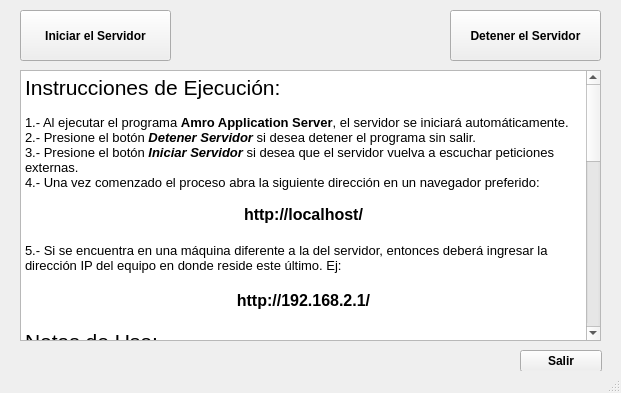
<?xml version="1.0" encoding="UTF-8"?>
<ui version="4.0">
 <class>MainWindow</class>
 <widget class="QMainWindow" name="MainWindow">
  <property name="geometry">
   <rect>
    <x>0</x>
    <y>0</y>
    <width>621</width>
    <height>393</height>
   </rect>
  </property>
  <property name="sizePolicy">
   <sizepolicy hsizetype="Fixed" vsizetype="Fixed">
    <horstretch>0</horstretch>
    <verstretch>0</verstretch>
   </sizepolicy>
  </property>
  <property name="windowTitle">
   <string>Amro Application Server</string>
  </property>
  <widget class="QWidget" name="centralwidget">
   <widget class="QTextEdit" name="statusEdit">
    <property name="geometry">
     <rect>
      <x>20</x>
      <y>70</y>
      <width>581</width>
      <height>271</height>
     </rect>
    </property>
    <property name="readOnly">
     <bool>true</bool>
    </property>
    <property name="html">
     <string>&lt;!DOCTYPE HTML PUBLIC &quot;-//W3C//DTD HTML 4.0//EN&quot; &quot;http://www.w3.org/TR/REC-html40/strict.dtd&quot;&gt;
&lt;html&gt;&lt;head&gt;&lt;meta name=&quot;qrichtext&quot; content=&quot;1&quot; /&gt;&lt;style type=&quot;text/css&quot;&gt;
p, li { white-space: pre-wrap; }
&lt;/style&gt;&lt;/head&gt;&lt;body style=&quot; font-family:'Droid Sans'; font-size:8pt; font-weight:400; font-style:normal;&quot;&gt;
&lt;table border=&quot;0&quot; style=&quot;-qt-table-type: root; margin-top:4px; margin-bottom:4px; margin-left:4px; margin-right:4px;&quot;&gt;
&lt;tr&gt;
&lt;td style=&quot;border: none;&quot;&gt;
&lt;p style=&quot; margin-top:0px; margin-bottom:0px; margin-left:0px; margin-right:0px; -qt-block-indent:0; text-indent:0px;&quot;&gt;&lt;span style=&quot; font-size:16pt;&quot;&gt;Instrucciones de Ejecución:&lt;/span&gt;&lt;/p&gt;
&lt;p style=&quot;-qt-paragraph-type:empty; margin-top:0px; margin-bottom:0px; margin-left:0px; margin-right:0px; -qt-block-indent:0; text-indent:0px; font-size:10pt;&quot;&gt;&lt;/p&gt;
&lt;p style=&quot; margin-top:0px; margin-bottom:0px; margin-left:0px; margin-right:0px; -qt-block-indent:0; text-indent:0px;&quot;&gt;&lt;span style=&quot; font-size:10pt;&quot;&gt;1.- Al ejecutar el programa &lt;/span&gt;&lt;span style=&quot; font-size:10pt; font-weight:600;&quot;&gt;Amro Appl&lt;/span&gt;&lt;span style=&quot; font-size:10pt; font-weight:600;&quot;&gt;ication Server&lt;/span&gt;&lt;span style=&quot; font-size:10pt;&quot;&gt;, el servidor se iniciará automáticamente.&lt;/span&gt;&lt;/p&gt;
&lt;p style=&quot; margin-top:0px; margin-bottom:0px; margin-left:0px; margin-right:0px; -qt-block-indent:0; text-indent:0px;&quot;&gt;&lt;span style=&quot; font-size:10pt;&quot;&gt;2.- Presione el botón &lt;/span&gt;&lt;span style=&quot; font-size:10pt; font-weight:600; font-style:italic;&quot;&gt;Det&lt;/span&gt;&lt;span style=&quot; font-size:10pt; font-weight:600; font-style:italic;&quot;&gt;ener Serv&lt;/span&gt;&lt;span style=&quot; font-size:10pt; font-weight:600; font-style:italic;&quot;&gt;i&lt;/span&gt;&lt;span style=&quot; font-size:10pt; font-weight:600; font-style:italic;&quot;&gt;dor&lt;/span&gt;&lt;span style=&quot; font-size:10pt;&quot;&gt; si desea detener el programa sin salir.&lt;/span&gt;&lt;/p&gt;
&lt;p style=&quot; margin-top:0px; margin-bottom:0px; margin-left:0px; margin-right:0px; -qt-block-indent:0; text-indent:0px;&quot;&gt;&lt;span style=&quot; font-size:10pt;&quot;&gt;3.- Presione el botón &lt;/span&gt;&lt;span style=&quot; font-size:10pt; font-weight:600; font-style:italic;&quot;&gt;Iniciar &lt;/span&gt;&lt;span style=&quot; font-size:10pt; font-weight:600; font-style:italic;&quot;&gt;Servidor&lt;/span&gt;&lt;span style=&quot; font-size:10pt;&quot;&gt; si desea que el servidor vuelva a escuchar peticiones externas.&lt;/span&gt;&lt;/p&gt;
&lt;p style=&quot; margin-top:0px; margin-bottom:0px; margin-left:0px; margin-right:0px; -qt-block-indent:0; text-indent:0px;&quot;&gt;&lt;span style=&quot; font-size:10pt;&quot;&gt;4.- Una vez comenzado el proceso abra la siguiente dirección en un navegador preferido:&lt;/span&gt;&lt;/p&gt;
&lt;p style=&quot;-qt-paragraph-type:empty; margin-top:0px; margin-bottom:0px; margin-left:0px; margin-right:0px; -qt-block-indent:0; text-indent:0px; font-size:10pt;&quot;&gt;&lt;/p&gt;
&lt;p align=&quot;center&quot; style=&quot; margin-top:0px; margin-bottom:0px; margin-left:0px; margin-right:0px; -qt-block-indent:0; text-indent:0px;&quot;&gt;&lt;span style=&quot; font-size:12pt; font-weight:600;&quot;&gt;http://localhost/&lt;/span&gt;&lt;/p&gt;
&lt;p style=&quot;-qt-paragraph-type:empty; margin-top:0px; margin-bottom:0px; margin-left:0px; margin-right:0px; -qt-block-indent:0; text-indent:0px; font-size:12pt; font-weight:600;&quot;&gt;&lt;/p&gt;
&lt;p style=&quot; margin-top:0px; margin-bottom:0px; margin-left:0px; margin-right:0px; -qt-block-indent:0; text-indent:0px;&quot;&gt;&lt;span style=&quot; font-size:10pt;&quot;&gt;5.- Si se encuentra en una máquina diferente a la del servidor, entonces deberá ingresar la dirección IP del equipo en donde reside este último. Ej:&lt;/span&gt;&lt;/p&gt;
&lt;p align=&quot;center&quot; style=&quot; margin-top:0px; margin-bottom:0px; margin-left:0px; margin-right:0px; -qt-block-indent:0; text-indent:0px;&quot;&gt;&lt;span style=&quot; font-size:12pt; font-weight:600;&quot;&gt;&lt;br /&gt;http://192.168.2.1/&lt;/span&gt;&lt;/p&gt;
&lt;p align=&quot;center&quot; style=&quot;-qt-paragraph-type:empty; margin-top:0px; margin-bottom:0px; margin-left:0px; margin-right:0px; -qt-block-indent:0; text-indent:0px; font-size:12pt; font-weight:600;&quot;&gt;&lt;/p&gt;
&lt;p style=&quot; margin-top:0px; margin-bottom:0px; margin-left:0px; margin-right:0px; -qt-block-indent:0; text-indent:0px;&quot;&gt;&lt;span style=&quot; font-size:16pt;&quot;&gt;Notas de Uso:&lt;/span&gt;&lt;/p&gt;
&lt;p style=&quot; margin-top:0px; margin-bottom:0px; margin-left:0px; margin-right:0px; -qt-block-indent:0; text-indent:0px;&quot;&gt;&lt;span style=&quot; font-size:10pt;&quot;&gt;&lt;br /&gt;1.- Utilizar como navegador por defecto Google Chrome el cual viene incluido en el CD de instalación.&lt;/span&gt;&lt;/p&gt;
&lt;p style=&quot; margin-top:0px; margin-bottom:0px; margin-left:0px; margin-right:0px; -qt-block-indent:0; text-indent:0px;&quot;&gt;&lt;span style=&quot; font-size:10pt;&quot;&gt;2.- Para poder subir archivos al servidor (firmas, CSVs, Tratamientos Térmicos, etc) debe permitir que se ejecute el &amp;quot;popup&amp;quot; cuando sea&lt;/span&gt;&lt;/p&gt;
&lt;p style=&quot; margin-top:0px; margin-bottom:0px; margin-left:0px; margin-right:0px; -qt-block-indent:0; text-indent:0px;&quot;&gt;&lt;span style=&quot; font-size:10pt;&quot;&gt;advertido por su navegador. Le desplegará esta opción en la parte superior de la página.&lt;/span&gt;&lt;/p&gt;
&lt;p style=&quot; margin-top:0px; margin-bottom:0px; margin-left:0px; margin-right:0px; -qt-block-indent:0; text-indent:0px;&quot;&gt;&lt;span style=&quot; font-size:10pt;&quot;&gt;3.- A la hora de subir archivos con &lt;/span&gt;&lt;span style=&quot; font-size:10pt; font-weight:600;&quot;&gt;Ordenes de Compra &lt;/span&gt;&lt;span style=&quot; font-size:10pt;&quot;&gt;debe respetar el siguiente formato de archivo:&lt;/span&gt;&lt;/p&gt;
&lt;p style=&quot; margin-top:0px; margin-bottom:0px; margin-left:0px; margin-right:0px; -qt-block-indent:0; text-indent:0px;&quot;&gt;&lt;span style=&quot; font-size:10pt;&quot;&gt;	&lt;/span&gt;&lt;/p&gt;
&lt;p style=&quot; margin-top:0px; margin-bottom:0px; margin-left:0px; margin-right:0px; -qt-block-indent:0; text-indent:0px;&quot;&gt;&lt;span style=&quot; font-size:10pt;&quot;&gt;    * El archivo debe ser originalmente o transformado a CSV.&lt;/span&gt;&lt;/p&gt;
&lt;p style=&quot; margin-top:0px; margin-bottom:0px; margin-left:0px; margin-right:0px; -qt-block-indent:0; text-indent:0px;&quot;&gt;&lt;span style=&quot; font-size:10pt;&quot;&gt;    * El formato del CSV debe tener como caracter de separación entre columnas el  ; (punto y coma) y no debe tener ningún caracter&lt;/span&gt;&lt;/p&gt;
&lt;p style=&quot; margin-top:0px; margin-bottom:0px; margin-left:0px; margin-right:0px; -qt-block-indent:0; text-indent:0px;&quot;&gt;&lt;span style=&quot; font-size:10pt;&quot;&gt;       para encerrar al valor de cada celda. &lt;/span&gt;&lt;/p&gt;
&lt;p style=&quot; margin-top:0px; margin-bottom:0px; margin-left:0px; margin-right:0px; -qt-block-indent:0; text-indent:0px;&quot;&gt;&lt;span style=&quot; font-size:10pt;&quot;&gt;    * El encabezado (primera fila) del CSV debe contener valores tales que el servidor permita reconocer de qué columna se trata. Para&lt;/span&gt;&lt;/p&gt;
&lt;p style=&quot; margin-top:0px; margin-bottom:0px; margin-left:0px; margin-right:0px; -qt-block-indent:0; text-indent:0px;&quot;&gt;&lt;span style=&quot; font-size:10pt;&quot;&gt;       esto debe contener sí o sí las palabras clave: &lt;/span&gt;&lt;span style=&quot; font-size:10pt; font-weight:600;&quot;&gt;colada&lt;/span&gt;&lt;span style=&quot; font-size:10pt;&quot;&gt;, &lt;/span&gt;&lt;span style=&quot; font-size:10pt; font-weight:600;&quot;&gt;compra&lt;/span&gt;&lt;span style=&quot; font-size:10pt;&quot;&gt;, &lt;/span&gt;&lt;span style=&quot; font-size:10pt; font-weight:600;&quot;&gt;material&lt;/span&gt;&lt;span style=&quot; font-size:10pt;&quot;&gt;,&lt;/span&gt;&lt;span style=&quot; font-size:10pt; font-weight:600;&quot;&gt; cliente&lt;/span&gt;&lt;span style=&quot; font-size:10pt;&quot;&gt; y &lt;/span&gt;&lt;span style=&quot; font-size:10pt; font-weight:600;&quot;&gt;descrip&lt;/span&gt;&lt;span style=&quot; font-size:10pt;&quot;&gt;.  &lt;/span&gt;&lt;span style=&quot; font-size:10pt; font-style:italic;&quot;&gt;cliente&lt;/span&gt;&lt;span style=&quot; font-size:10pt;&quot;&gt; es el único campo no obligatorio.&lt;/span&gt;&lt;/p&gt;
&lt;p style=&quot; margin-top:0px; margin-bottom:0px; margin-left:0px; margin-right:0px; -qt-block-indent:0; text-indent:0px;&quot;&gt;&lt;span style=&quot; font-size:10pt;&quot;&gt;       No importa si están en minúscula o &lt;/span&gt;&lt;span style=&quot; font-size:10pt;&quot;&gt;mayúscula o si están en conjunto con otras palabras. Ej: Nº de colada.&lt;/span&gt;&lt;/p&gt;
&lt;p style=&quot; margin-top:0px; margin-bottom:0px; margin-left:0px; margin-right:0px; -qt-block-indent:0; text-indent:0px;&quot;&gt;&lt;span style=&quot; font-size:10pt;&quot;&gt;    * El cliente le mostrará la lista de errores obtenidos de la recolección de datos del archivo subido.&lt;/span&gt;&lt;/p&gt;
&lt;p style=&quot; margin-top:0px; margin-bottom:0px; margin-left:0px; margin-right:0px; -qt-block-indent:0; text-indent:0px;&quot;&gt;&lt;span style=&quot; font-size:10pt;&quot;&gt;    * Ejemplo de CSV (cabecera, sólo una fila). El servidor ignorará el valor de O/SIP:&lt;/span&gt;&lt;/p&gt;
&lt;p style=&quot;-qt-paragraph-type:empty; margin-top:0px; margin-bottom:0px; margin-left:0px; margin-right:0px; -qt-block-indent:0; text-indent:0px; font-size:10pt;&quot;&gt;&lt;/p&gt;
&lt;p style=&quot; margin-top:0px; margin-bottom:0px; margin-left:0px; margin-right:0px; -qt-block-indent:0; text-indent:0px;&quot;&gt;&lt;span style=&quot; font-size:10pt;&quot;&gt;	&lt;/span&gt;&lt;span style=&quot; font-size:10pt; font-style:italic;&quot;&gt;Nº COLADA&lt;/span&gt;&lt;span style=&quot; font-size:10pt; font-weight:600; font-style:italic;&quot;&gt;;&lt;/span&gt;&lt;span style=&quot; font-size:10pt; font-style:italic;&quot;&gt;O/COMPRA&lt;/span&gt;&lt;span style=&quot; font-size:10pt; font-weight:600; font-style:italic;&quot;&gt;;&lt;/span&gt;&lt;span style=&quot; font-size:10pt; font-style:italic;&quot;&gt;MATERIAL&lt;/span&gt;&lt;span style=&quot; font-size:10pt; font-weight:600; font-style:italic;&quot;&gt;;&lt;/span&gt;&lt;span style=&quot; font-size:10pt; font-style:italic;&quot;&gt;O/SIP&lt;/span&gt;&lt;span style=&quot; font-size:10pt; font-weight:600; font-style:italic;&quot;&gt;;&lt;/span&gt;&lt;span style=&quot; font-size:10pt; font-style:italic;&quot;&gt;DESCRIPCION&lt;/span&gt;&lt;/p&gt;
&lt;p style=&quot; margin-top:0px; margin-bottom:0px; margin-left:0px; margin-right:0px; -qt-block-indent:0; text-indent:0px;&quot;&gt;&lt;span style=&quot; font-size:10pt; font-style:italic;&quot;&gt;	M-566&lt;/span&gt;&lt;span style=&quot; font-size:10pt; font-weight:600; font-style:italic;&quot;&gt;;&lt;/span&gt;&lt;span style=&quot; font-size:10pt; font-style:italic;&quot;&gt;7579 TEL&lt;/span&gt;&lt;span style=&quot; font-size:10pt; font-weight:600; font-style:italic;&quot;&gt;;&lt;/span&gt;&lt;span style=&quot; font-size:10pt; font-style:italic;&quot;&gt;WCB&lt;/span&gt;&lt;span style=&quot; font-size:10pt; font-weight:600; font-style:italic;&quot;&gt;;;&lt;/span&gt;&lt;span style=&quot; font-size:10pt; font-style:italic;&quot;&gt;3-CPO E-4&amp;quot;300 RJ&lt;/span&gt;&lt;/p&gt;
&lt;p style=&quot;-qt-paragraph-type:empty; margin-top:0px; margin-bottom:0px; margin-left:0px; margin-right:0px; -qt-block-indent:0; text-indent:0px; font-size:10pt; font-style:italic;&quot;&gt;&lt;/p&gt;
&lt;p style=&quot; margin-top:0px; margin-bottom:0px; margin-left:0px; margin-right:0px; -qt-block-indent:0; text-indent:0px;&quot;&gt;&lt;span style=&quot; font-size:10pt;&quot;&gt;4.- A la hora de subir archivos de &lt;/span&gt;&lt;span style=&quot; font-size:10pt; font-weight:600;&quot;&gt;A&lt;/span&gt;&lt;span style=&quot; font-size:10pt; font-weight:600;&quot;&gt;nálisis &lt;/span&gt;&lt;span style=&quot; font-size:10pt; font-weight:600;&quot;&gt;Q&lt;/span&gt;&lt;span style=&quot; font-size:10pt; font-weight:600;&quot;&gt;uímicos&lt;/span&gt;&lt;span style=&quot; font-size:10pt;&quot;&gt; se siguen con las misma recomendaciones para archivos con ordenes de compra&lt;/span&gt;&lt;/p&gt;
&lt;p style=&quot; margin-top:0px; margin-bottom:0px; margin-left:0px; margin-right:0px; -qt-block-indent:0; text-indent:0px;&quot;&gt;&lt;span style=&quot; font-size:10pt;&quot;&gt;con la diferencia que las palabras claves requeridas son: &lt;/span&gt;&lt;span style=&quot; font-size:10pt; font-weight:600;&quot;&gt;probeta&lt;/span&gt;&lt;span style=&quot; font-size:10pt;&quot;&gt;, &lt;/span&gt;&lt;span style=&quot; font-size:10pt; font-weight:600;&quot;&gt;fe&lt;/span&gt;&lt;span style=&quot; font-size:10pt; font-weight:600;&quot;&gt;cha&lt;/span&gt;&lt;span style=&quot; font-size:10pt;&quot;&gt;, &lt;/span&gt;&lt;span style=&quot; font-size:10pt; font-weight:600;&quot;&gt;calidad&lt;/span&gt;&lt;span style=&quot; font-size:10pt;&quot;&gt; y las todas las columnas que correspondan al&lt;/span&gt;&lt;/p&gt;
&lt;p style=&quot; margin-top:0px; margin-bottom:0px; margin-left:0px; margin-right:0px; -qt-block-indent:0; text-indent:0px;&quot;&gt;&lt;span style=&quot; font-size:10pt;&quot;&gt;los valores de análisis mecánico &lt;/span&gt;&lt;span style=&quot; font-size:10pt; font-weight:600;&quot;&gt;C&lt;/span&gt;&lt;span style=&quot; font-size:10pt;&quot;&gt;, &lt;/span&gt;&lt;span style=&quot; font-size:10pt; font-weight:600;&quot;&gt;S&lt;/span&gt;&lt;span style=&quot; font-size:10pt; font-weight:600;&quot;&gt;i&lt;/span&gt;&lt;span style=&quot; font-size:10pt;&quot;&gt;, &lt;/span&gt;&lt;span style=&quot; font-size:10pt; font-weight:600;&quot;&gt;Mn&lt;/span&gt;&lt;span style=&quot; font-size:10pt;&quot;&gt;, &lt;/span&gt;&lt;span style=&quot; font-size:10pt; font-weight:600;&quot;&gt;P&lt;/span&gt;&lt;span style=&quot; font-size:10pt;&quot;&gt;, &lt;/span&gt;&lt;span style=&quot; font-size:10pt; font-weight:600;&quot;&gt;S&lt;/span&gt;&lt;span style=&quot; font-size:10pt;&quot;&gt;, &lt;/span&gt;&lt;span style=&quot; font-size:10pt; font-weight:600;&quot;&gt;Cr&lt;/span&gt;&lt;span style=&quot; font-size:10pt;&quot;&gt;, &lt;/span&gt;&lt;span style=&quot; font-size:10pt; font-weight:600;&quot;&gt;Ni&lt;/span&gt;&lt;span style=&quot; font-size:10pt;&quot;&gt;, &lt;/span&gt;&lt;span style=&quot; font-size:10pt; font-weight:600;&quot;&gt;Mo&lt;/span&gt;&lt;span style=&quot; font-size:10pt;&quot;&gt;, &lt;/span&gt;&lt;span style=&quot; font-size:10pt; font-weight:600;&quot;&gt;Cu&lt;/span&gt;&lt;span style=&quot; font-size:10pt;&quot;&gt; y &lt;/span&gt;&lt;span style=&quot; font-size:10pt; font-weight:600;&quot;&gt;V&lt;/span&gt;&lt;span style=&quot; font-size:10pt;&quot;&gt;. Ej:&lt;/span&gt;&lt;/p&gt;
&lt;p style=&quot;-qt-paragraph-type:empty; margin-top:0px; margin-bottom:0px; margin-left:0px; margin-right:0px; -qt-block-indent:0; text-indent:0px; font-size:10pt;&quot;&gt;&lt;/p&gt;
&lt;p style=&quot; margin-top:0px; margin-bottom:0px; margin-left:0px; margin-right:0px; -qt-block-indent:0; text-indent:0px;&quot;&gt;&lt;span style=&quot; font-size:10pt;&quot;&gt;	&lt;/span&gt;&lt;span style=&quot; font-size:10pt; font-style:italic;&quot;&gt;Probeta;ID-3;ID-4;Fecha;Colada Nº;Calidad;Cantidad PF/ Detalle;Cantidad Aros / Detalle;C;Si;Mn;P;S;Cr;Ni;Mo;Cu;V&lt;/span&gt;&lt;/p&gt;
&lt;p style=&quot; margin-top:0px; margin-bottom:0px; margin-left:0px; margin-right:0px; -qt-block-indent:0; text-indent:0px;&quot;&gt;&lt;span style=&quot; font-size:10pt; font-style:italic;&quot;&gt;	&lt;/span&gt;&lt;span style=&quot; font-size:10pt; font-style:italic;&quot;&gt;AR 1098;;CRIS;21/07/2010;891 F H1;WCB;CUNA E2-300/600-F;;0,207;0,315;0,94;0,024;0,009;0,123;0,035;0,015;0,014;0,003&lt;/span&gt;&lt;/p&gt;
&lt;p style=&quot;-qt-paragraph-type:empty; margin-top:0px; margin-bottom:0px; margin-left:0px; margin-right:0px; -qt-block-indent:0; text-indent:0px; font-size:10pt;&quot;&gt;&lt;/p&gt;&lt;/td&gt;&lt;/tr&gt;&lt;/table&gt;&lt;/body&gt;&lt;/html&gt;</string>
    </property>
   </widget>
   <widget class="QPushButton" name="startButton">
    <property name="geometry">
     <rect>
      <x>20</x>
      <y>10</y>
      <width>151</width>
      <height>51</height>
     </rect>
    </property>
    <property name="font">
     <font>
      <weight>75</weight>
      <bold>true</bold>
     </font>
    </property>
    <property name="text">
     <string>Iniciar el Servidor</string>
    </property>
   </widget>
   <widget class="QPushButton" name="stopButton">
    <property name="geometry">
     <rect>
      <x>450</x>
      <y>10</y>
      <width>151</width>
      <height>51</height>
     </rect>
    </property>
    <property name="font">
     <font>
      <weight>75</weight>
      <bold>true</bold>
      <strikeout>false</strikeout>
      <stylestrategy>PreferDefault</stylestrategy>
     </font>
    </property>
    <property name="text">
     <string>Detener el Servidor</string>
    </property>
   </widget>
   <widget class="QPushButton" name="quitButton">
    <property name="geometry">
     <rect>
      <x>520</x>
      <y>350</y>
      <width>82</width>
      <height>22</height>
     </rect>
    </property>
    <property name="font">
     <font>
      <weight>75</weight>
      <bold>true</bold>
     </font>
    </property>
    <property name="text">
     <string>Salir</string>
    </property>
   </widget>
  </widget>
  <widget class="QStatusBar" name="statusbar"/>
 </widget>
 <resources/>
 <connections/>
</ui>
